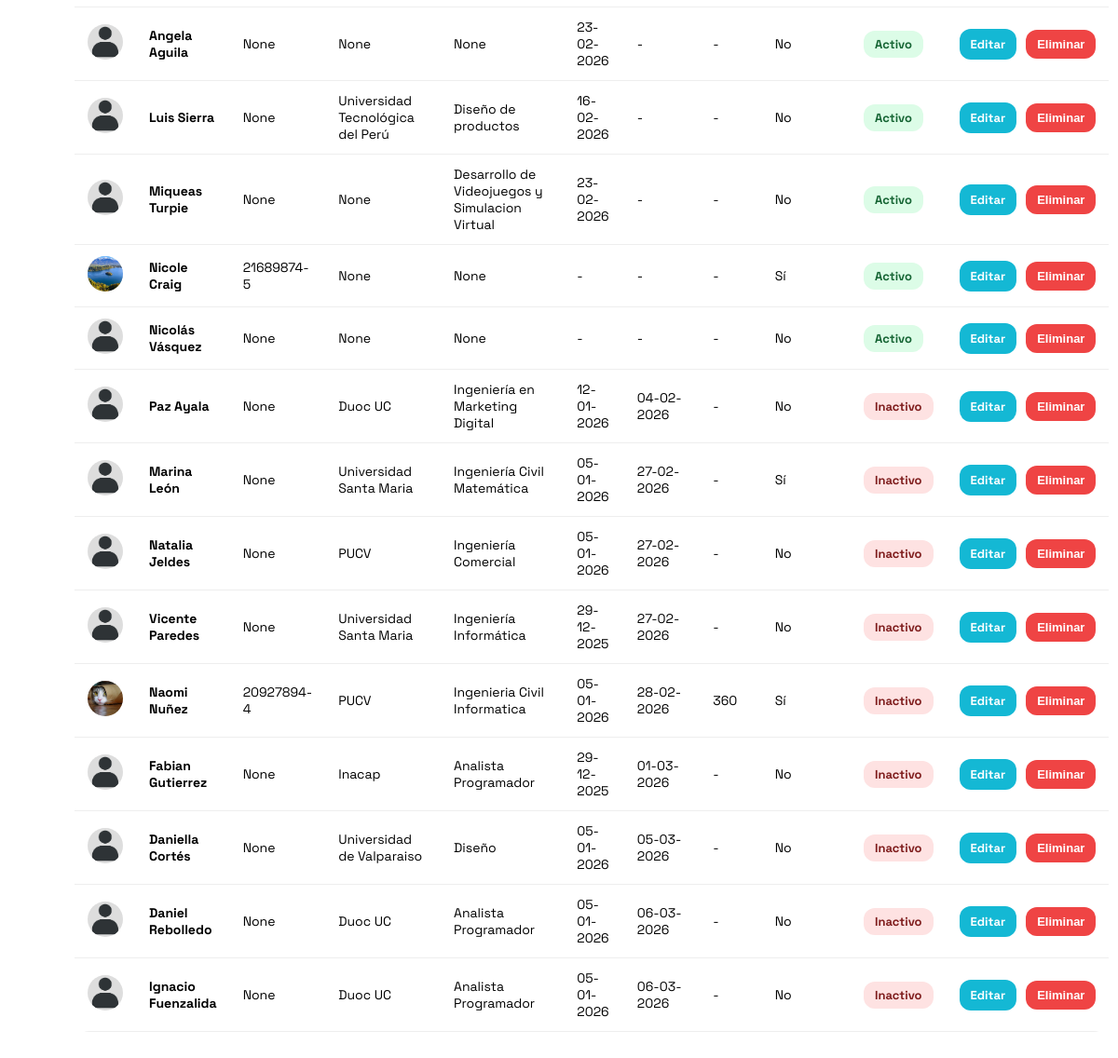
Before: /panel/practicantes/ (signed in, lower part) with the older database file.
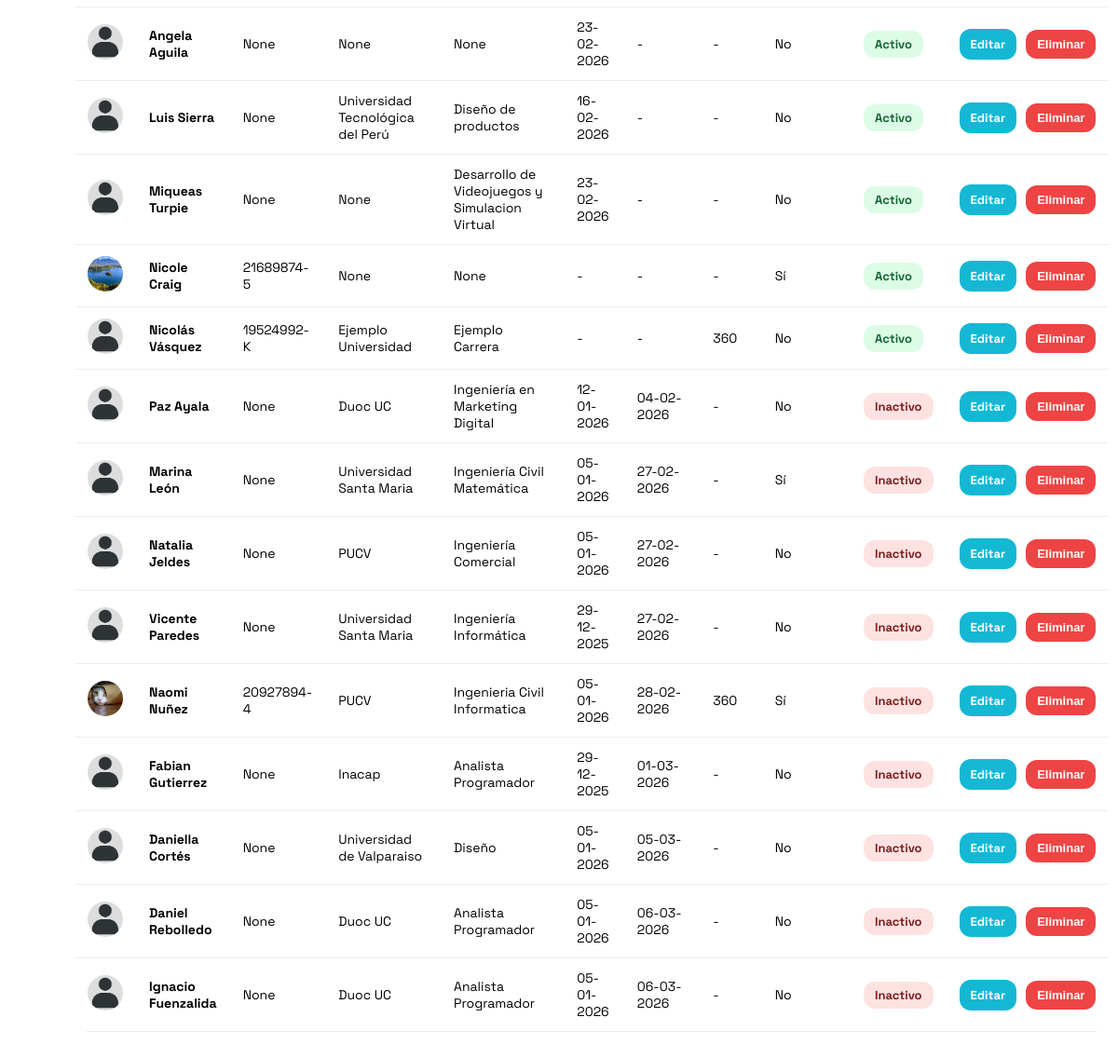
After: the same page with the newer database file.
### core/models.py (models this page shows, shortened)
class Practicante(models.Model):
    id = models.UUIDField(primary_key=True, default=uuid.uuid4, editable=False)
    user = models.OneToOneField(User, on_delete=models.CASCADE)
    rut = models.CharField(max_length=12, unique=True, null=True, blank=True)
    universidad = models.CharField(max_length=255, null=True, blank=True)
    carrera = models.CharField(max_length=255, null=True, blank=True)
    fecha_nacimiento = models.DateField(blank=True, null=True)
    fecha_inicio_practica = models.DateField(null=True, blank=True)
    fecha_termino_practica = models.DateField(null=True, blank=True)
    horas_requeridas = models.IntegerField(null=True, blank=True)
    celular = models.CharField(max_length=15, blank=True, null=True)
    es_controller = models.BooleanField(default=False)
    activo = models.BooleanField(default=True)
    foto_perfil = models.ImageField(upload_to="perfiles/", null=True, blank=True)
    fecha_creacion = models.DateTimeField(auto_now_add=True)

### core/views.py (the view, shortened to what this page needs)
# urls.py: path("panel/practicantes/", admin_practicantes, name="admin_practicantes"),
@staff_member_required
def admin_practicantes(request):
    q = (request.GET.get("q") or "").strip()
    hoy = timezone.localdate()
    Practicante.objects.filter(
        activo=True,
        fecha_termino_practica__isnull=False,
        fecha_termino_practica__lte=hoy
    ).update(activo=False)
    practicantes_qs = Practicante.objects.select_related("user").filter(
        user__is_superuser=False,
    )
    practicantes = (
        practicantes_qs
        .annotate(
            orden_activo=Case(
                When(activo=True, then=Value(0)),
                default=Value(1),
                output_field=IntegerField(),
            ),
            orden_sin_fecha=Case(
                When(fecha_termino_practica__isnull=True, then=Value(1)),
                default=Value(0),
                output_field=IntegerField(),
            ),
        )
        .order_by("orden_activo", "orden_sin_fecha", "fecha_termino_practica", "user__first_name", "user__last_name")
    )
    total_activos = practicantes.filter(activo=True).count()
    return render(request, "admin_practicantes.html", {
        "practicantes": practicantes,
        "total_activos": total_activos,
    })

### core/context_processors.py (called while the page is built)
def _get_practicante(request):
    if not request.user.is_authenticated or request.user.is_superuser:
        return None
    return Practicante.objects.filter(user=request.user).first()

def navbar_avatar(request):
    avatar_url = None
    if request.user.is_authenticated:
        if request.user.is_superuser:
            perfil = _get_perfil_admin(request)
            if perfil and getattr(perfil, "foto_perfil", None):
                avatar_url = perfil.foto_perfil.url
        else:
            pract = _get_practicante(request)
            if pract and getattr(pract, "foto_perfil", None):
                avatar_url = pract.foto_perfil.url
    return {"navbar_avatar_url": avatar_url}

def es_controller(request):
    pract = _get_practicante(request)
    es_ctrl = bool(pract and pract.es_controller)
    return {"es_controller": es_ctrl}

def es_admin_path(request):
    path_actual = request.path or ""
    return {"es_admin_path": path_actual.startswith("/panel/")}

### core/templates/admin_practicantes.html (shortened to what this page needs)
{% extends "base.html" %}
{% load static %}
{% block content %}
<div class="wrap">
  <table class="table">
    <tbody>
      {% for p in practicantes %}
      <tr>
        <td>
          {% if p.foto_perfil %}
            <img src="{{ p.foto_perfil.url }}" class="avatar" alt="avatar">
          {% else %}
            <img src="{% static 'images/default-avatar.png' %}" class="avatar" alt="avatar">
          {% endif %}
        </td>
        <td>
          <a href="{% url 'admin_practicante_perfil' p.user.id %}" style="text-decoration:none;color:inherit;font-weight:700;">
            {{ p.user.first_name }} {{ p.user.last_name }}
          </a>
        </td>
        <td>{{ p.rut }}</td>
        <td>{{ p.universidad }}</td>
        <td>{{ p.carrera }}</td>
        <td>
          {% if p.fecha_inicio_practica %}
            {{ p.fecha_inicio_practica|date:"d-m-Y" }}
          {% else %}-{% endif %}
        </td>
        <td>
          {% if p.fecha_termino_practica %}
            {{ p.fecha_termino_practica|date:"d-m-Y" }}
          {% else %}-{% endif %}
        </td>
        <td>{{ p.horas_requeridas|default:"-" }}</td>
        <td>
          {% if p.user.is_staff %}
            Sí
          {% else %}
            No
          {% endif %}
        </td>
        <td>
          {% if p.activo %}
            <span class="estado activo">Activo</span>
          {% else %}
            <span class="estado inactivo">Inactivo</span>
          {% endif %}
        </td>
        <td>
          <div class="row-actions">
            <a href="{% url 'admin_practicante_editar' p.user.id %}" class="btn-mini" style="background:#14b8d4;color:#fff;text-decoration:none;">
              Editar
            </a>
            <form method="POST" action="{% url 'admin_practicante_eliminar' p.user.id %}" style="margin:0;">
              <button type="submit"
                      class="btn-mini btn-del"
                      onclick="return confirm('¿Estás seguro que quieres eliminar este practicante? Esta opción eliminará todos los datos del practicante para siempre, incluyendo su registro de horas, participación en proyectos y reportes hechos. Te recomendamos marcarlo como inactivo en editar perfil si tiene mucha información.');">
                Eliminar
              </button>
            </form>
          </div>
        </td>
      </tr>
      {% empty %}
      <tr>
        <td colspan="10">No hay practicantes registrados.</td>
      </tr>
      {% endfor %}
    </tbody>
  </table>
</div>
{% endblock %}

Changed rows visible on the page:
changed Practicante "Nicolás": rut "None" → "19524992-K"; universidad "None" → "Ejemplo Universidad"; carrera "None" → "Ejemplo Carrera"; horas_requeridas "-" → "360"
